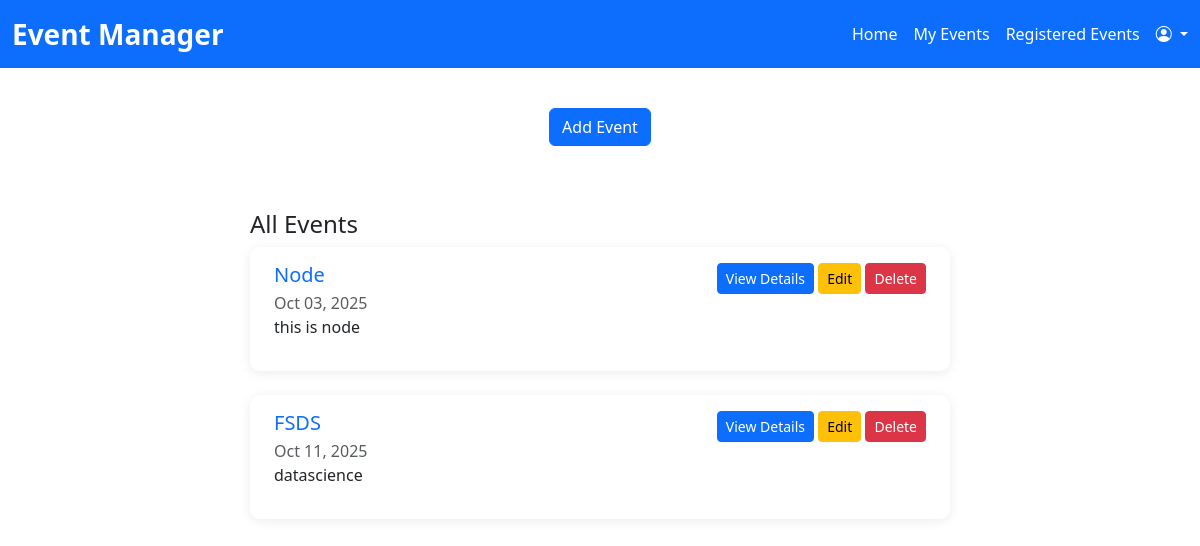
Page /api/auth/dashboard/ (signed in) on the earlier database version.
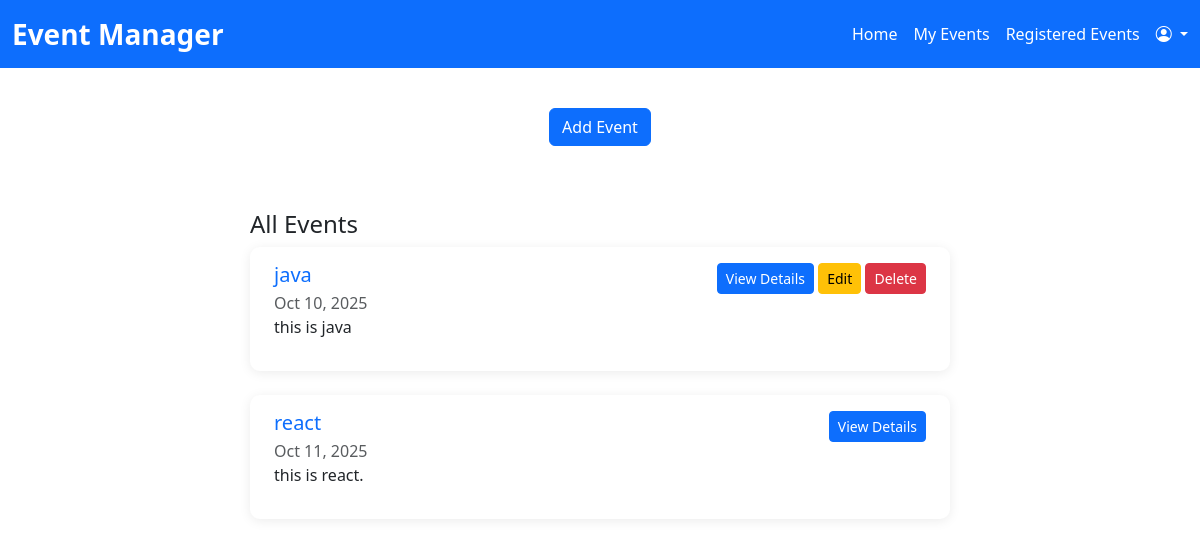
Same page on the later database version.
### accounts/models.py (models this page shows, shortened)
class Event(models.Model):
    owner = models.ForeignKey(User, on_delete=models.CASCADE)
    owners = models.ManyToManyField(User, related_name='my_events', blank=True)  # Event owners
    title = models.CharField(max_length=200)
    description = models.TextField(blank=True)
    event_date = models.DateField()
    created_at = models.DateTimeField(auto_now_add=True)
    start_time = models.TimeField(null=True, blank=True)
    end_time = models.TimeField(null=True, blank=True)
    max_participants = models.PositiveIntegerField(null=True, blank=True)
    meeting_link = models.URLField(blank=True)
    registration_deadline = models.DateTimeField(null=True, blank=True)
    registrants = models.ManyToManyField(User, related_name='registered_events', blank=True)
    is_admin_event = models.BooleanField(default=False)
    class Meta:
        ordering = ['event_date']  # Always order events by date

### accounts/views.py (the view, shortened to what this page needs)
# urls.py: path('dashboard/', views.dashboard, name='dashboard'),
@login_required(login_url='/login/')
def dashboard(request):
    form = EventForm(request.POST or None)
    all_events = Event.objects.exclude(owners=request.user).order_by('event_date')
    for event in all_events:
        event.start_time_str = event.start_time.strftime("%H:%M") if event.start_time else None
        event.end_time_str = event.end_time.strftime("%H:%M") if event.end_time else None
    return render(request, "accounts/dashboard.html", {
        "form": form,
        "all_events": all_events
    })

### accounts/templates/accounts/dashboard.html (shortened to what this page needs)
{% load widget_tweaks %}
<!DOCTYPE html>
<html lang="en">
<head>
    <link href="https://cdn.jsdelivr.net/npm/bootstrap@5.3.0/dist/css/bootstrap.min.css" rel="stylesheet" />
    <link rel="stylesheet" href="https://cdn.jsdelivr.net/npm/bootstrap-icons@1.9.1/font/bootstrap-icons.css">
</head>
<body>
    <nav class="navbar navbar-expand-lg navbar-dark" style="background: #0d6efd;">
        <div class="container-fluid">
            <a class="navbar-brand fs-3 fw-bold" href="{% url 'dashboard' %}">Event Manager</a>
            <div class="d-flex align-items-center ms-auto">
                <a href="{% url 'dashboard' %}" class="nav-link text-white me-3">Home</a>
                <a href="{% url 'my_events' %}" class="nav-link text-white me-3">My Events</a>
                <a href="{% url 'registered_events' %}" class="nav-link text-white me-3">Registered Events</a>
                <div class="dropdown">
                    <button class="dropdown-toggle p-0 border-0 text-white bg-transparent"
                        type="button" id="profileDropdown" data-bs-toggle="dropdown" aria-expanded="false">
                        <i class="bi bi-person-circle"></i>
                    </button>
                </div>
            </div>
        </div>
    </nav>
    <div class="container mt-4">
        <div class="form-section text-center">
            <button id="showEventFormBtn" class="btn btn-primary mb-4">Add Event</button>
        </div>
        <div class="events-section" id="eventsSection">
            <h4>All Events</h4>
            {% if all_events %}
                {% for event in all_events %}
                    <div class="event-card">
                        <div class="d-flex justify-content-between align-items-start">
                            <div class="flex-grow-1">
                                <h5 class="mb-1">
                                    <a href="{% url 'event_detail' event.id %}" class="event-title-link">
                                        {{ event.title }}
                                    </a>
                                </h5>
                                <div class="text-muted">{{ event.event_date|date:"M d, Y" }}</div>
                                <p>{{ event.description }}</p>
                            </div>
                            <div class="ms-3">
                                <a href="{% url 'event_detail' event.id %}" class="btn btn-primary btn-sm">View Details</a>
                                {% if event.owner == request.user %}
                                    <a href="{% url 'edit_event' event.id %}" class="btn btn-warning btn-sm">Edit</a>
                                    <form method="POST" action="{% url 'delete_event' event.id %}" style="display:inline;">
                                        <button type="submit" class="btn btn-danger btn-sm">Delete</button>
                                    </form>
                                {% endif %}
                            </div>
                        </div>
                    </div>
                {% endfor %}
            {% else %}
                <div class="alert alert-info">No events available.</div>
            {% endif %}
        </div>
    </div>
</body>
</html>

### accounts/templates/accounts/dashboard.html (style rules this page uses)
.form-section, .events-section { max-width: 700px; margin: 40px auto; }
.event-card { background: #fff; border-radius: 10px; box-shadow: 0 2px 12px rgba(0,0,0,0.08); padding: 1rem 1.5rem; margin-bottom: 1.5rem; transition: box-shadow 0.18s; }
.event-title-link { color: #0d6efd; text-decoration: none; font-weight: 500; }

Differences in the rows shown:
removed Event: title "Node", event_date "Oct 03, 2025", description "this is node", shows "Edit"
removed Event: title "FSDS", event_date "Oct 11, 2025", description "datascience", shows "Edit"
added Event: title "java", event_date "Oct 10, 2025", description "this is java", shows "Edit"
added Event: title "react", event_date "Oct 11, 2025", description "this is react."
